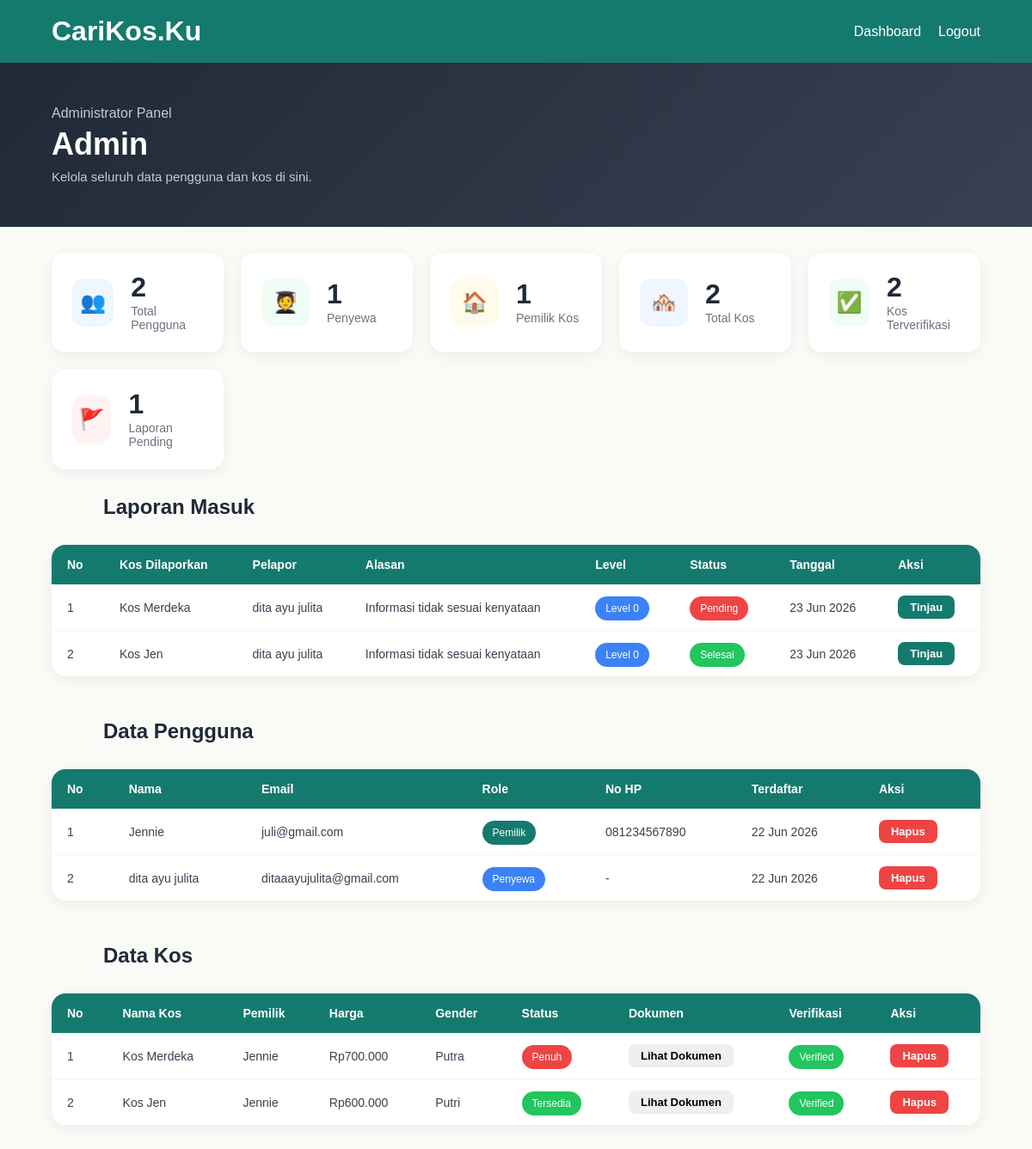
/index_admin.php (signed in), run on the app's committed database.
### tables this page shows
CREATE TABLE `reports` (
  `id` int(11) NOT NULL,
  `reporter_id` int(11) NOT NULL,
  `kos_id` int(11) NOT NULL,
  `alasan` varchar(255) NOT NULL,
  `keterangan` text DEFAULT NULL,
  `status` enum('pending','ditinjau','selesai') DEFAULT 'pending',
  `created_at` datetime DEFAULT current_timestamp(),
  `level_peringatan` int(11) DEFAULT 0,
  `tanggapan_admin` text DEFAULT NULL,
  `tanggapan_pemilik` text DEFAULT NULL,
  `foto_tanggapan` varchar(255) DEFAULT NULL
);

CREATE TABLE `kos` (
  `id` int(11) NOT NULL,
  `user_id` int(11) NOT NULL,
  `nama_kos` varchar(100) NOT NULL,
  `alamat` text NOT NULL,
  `kampus_terdekat` varchar(100) DEFAULT NULL,
  `harga` int(11) NOT NULL,
  `gender` enum('putra','putri','campur') NOT NULL,
  `status` enum('tersedia','hampir_penuh','penuh') DEFAULT 'tersedia',
  `fasilitas` text DEFAULT NULL,
  `jam_malam` varchar(10) DEFAULT NULL,
  `rating` float DEFAULT 0,
  `terverifikasi` tinyint(1) DEFAULT 0,
  `dokumen_kepemilikan` varchar(255) DEFAULT NULL,
  `created_at` timestamp NOT NULL DEFAULT current_timestamp(),
  `lat` decimal(10,8) DEFAULT NULL,
  `lng` decimal(11,8) DEFAULT NULL
);

CREATE TABLE `users` (
  `id` int(11) NOT NULL,
  `nama` varchar(100) NOT NULL,
  `email` varchar(100) NOT NULL,
  `password` varchar(255) NOT NULL,
  `role` enum('penyewa','pemilik','admin') NOT NULL,
  `no_hp` varchar(20) DEFAULT NULL,
  `created_at` timestamp NOT NULL DEFAULT current_timestamp()
);

### index_admin.php (the view, shortened to what this page needs)
<?php
require "koneksi.php";
$nama             = $_SESSION['nama'];
$total_user       = mysqli_fetch_row(mysqli_query($conn, "SELECT COUNT(*) FROM users WHERE role != 'admin'"))[0];
$total_penyewa    = mysqli_fetch_row(mysqli_query($conn, "SELECT COUNT(*) FROM users WHERE role='penyewa'"))[0];
$total_pemilik    = mysqli_fetch_row(mysqli_query($conn, "SELECT COUNT(*) FROM users WHERE role='pemilik'"))[0];
$total_kos        = mysqli_fetch_row(mysqli_query($conn, "SELECT COUNT(*) FROM kos"))[0];
$total_verified   = mysqli_fetch_row(mysqli_query($conn, "SELECT COUNT(*) FROM kos WHERE terverifikasi=1"))[0];
$total_laporan    = mysqli_fetch_row(mysqli_query($conn, "SELECT COUNT(*) FROM reports WHERE status='pending'"))[0];
$query_users   = mysqli_query($conn, "SELECT * FROM users WHERE role != 'admin' ORDER BY created_at DESC");
$query_kos     = mysqli_query($conn, "SELECT k.*, u.nama AS nama_pemilik FROM kos k JOIN users u ON k.user_id=u.id ORDER BY k.created_at DESC");
$query_laporan = mysqli_query($conn, "SELECT r.*, u.nama AS nama_pelapor, k.nama_kos, k.user_id AS pemilik_id FROM reports r JOIN users u ON r.reporter_id=u.id JOIN kos k ON r.kos_id=k.id ORDER BY r.created_at DESC");
?>
<!DOCTYPE html>
<html lang="id">
<head>
    <link rel="stylesheet" href="style.css">
</head>
<body>
<div class="navbar">
    <h1>CariKos.Ku</h1>
    <div class="menu">
        <a href="index_admin.php">Dashboard</a>
        <a href="logout.php">Logout</a>
    </div>
</div>
<div class="dashboard-hero admin-hero">
    <div class="dashboard-welcome">
        <p class="welcome-label">Administrator Panel</p>
        <h2><?= htmlspecialchars($nama) ?></h2>
        <p class="welcome-sub">Kelola seluruh data pengguna dan kos di sini.</p>
    </div>
</div>
<div class="stats-container">
    <div class="stat-card">
        <div class="stat-icon stat-icon-blue">👥</div>
        <div class="stat-info"><div class="stat-number"><?= $total_user ?></div><div class="stat-label">Total Pengguna</div></div>
    </div>
    <div class="stat-card">
        <div class="stat-icon stat-icon-green">🧑‍🎓</div>
        <div class="stat-info"><div class="stat-number"><?= $total_penyewa ?></div><div class="stat-label">Penyewa</div></div>
    </div>
    <div class="stat-card">
        <div class="stat-icon stat-icon-yellow">🏠</div>
        <div class="stat-info"><div class="stat-number"><?= $total_pemilik ?></div><div class="stat-label">Pemilik Kos</div></div>
    </div>
    <div class="stat-card">
        <div class="stat-icon stat-icon-blue">🏘️</div>
        <div class="stat-info"><div class="stat-number"><?= $total_kos ?></div><div class="stat-label">Total Kos</div></div>
    </div>
    <div class="stat-card">
        <div class="stat-icon stat-icon-green">✅</div>
        <div class="stat-info"><div class="stat-number"><?= $total_verified ?></div><div class="stat-label">Kos Terverifikasi</div></div>
    </div>
    <div class="stat-card">
        <div class="stat-icon stat-icon-red">🚩</div>
        <div class="stat-info"><div class="stat-number"><?= $total_laporan ?></div><div class="stat-label">Laporan Pending</div></div>
    </div>
</div>
<div class="admin-section">
    <h2 class="section-title">Laporan Masuk</h2>
    <div class="table-wrapper">
        <table class="admin-table">
            <thead>
                <tr>
                    <th>No</th>
                    <th>Kos Dilaporkan</th>
                    <th>Pelapor</th>
                    <th>Alasan</th>
                    <th>Level</th>
                    <th>Status</th>
                    <th>Tanggal</th>
                    <th>Aksi</th>
                </tr>
            </thead>
            <tbody>
                <?php $no = 1; while($lap = mysqli_fetch_assoc($query_laporan)): ?>
                <tr>
                    <td><?= $no++ ?></td>
                    <td><?= htmlspecialchars($lap['nama_kos']) ?></td>
                    <td><?= htmlspecialchars($lap['nama_pelapor']) ?></td>
                    <td><?= htmlspecialchars($lap['alasan']) ?></td>
                    <td>
                        <span class="badge <?= $lap['level_peringatan'] == 0 ? 'new' : ($lap['level_peringatan'] == 1 ? 'cheap' : ($lap['level_peringatan'] == 2 ? 'popular' : 'full')) ?>">
                            Level <?= $lap['level_peringatan'] ?>
                        </span>
                    </td>
                    <td>
                        <span class="badge <?= $lap['status'] == 'pending' ? 'full' : ($lap['status'] == 'ditinjau' ? 'cheap' : 'verified') ?>">
                            <?= ucfirst($lap['status']) ?>
                        </span>
                    </td>
                    <td><?= date('d M Y', strtotime($lap['created_at'])) ?></td>
                    <td>
                        <a href="laporan_admin.php?id=<?= $lap['id'] ?>">
                            <button class="table-btn table-btn-green">Tinjau</button>
                        </a>
                    </td>
                </tr>
                <?php endwhile; ?>
            </tbody>
        </table>
    </div>
</div>
<div class="admin-section">
    <h2 class="section-title">Data Pengguna</h2>
    <div class="table-wrapper">
        <table class="admin-table">
            <thead>
                <tr><th>No</th><th>Nama</th><th>Email</th><th>Role</th><th>No HP</th><th>Terdaftar</th><th>Aksi</th></tr>
            </thead>
            <tbody>
                <?php $no = 1; while($user = mysqli_fetch_assoc($query_users)): ?>
                <tr>
                    <td><?= $no++ ?></td>
                    <td><?= htmlspecialchars($user['nama']) ?></td>
                    <td><?= htmlspecialchars($user['email']) ?></td>
                    <td><span class="badge <?= $user['role'] == 'penyewa' ? 'new' : 'popular' ?>"><?= ucfirst($user['role']) ?></span></td>
                    <td><?= $user['no_hp'] ?? '-' ?></td>
                    <td><?= date('d M Y', strtotime($user['created_at'])) ?></td>
                    <td>
                        <a href="hapus_user.php?id=<?= $user['id'] ?>" onclick="return confirm('Yakin hapus user ini?')">
                            <button class="table-btn table-btn-red">Hapus</button>
                        </a>
                    </td>
                </tr>
                <?php endwhile; ?>
            </tbody>
        </table>
    </div>
</div>
<div class="admin-section">
    <h2 class="section-title">Data Kos</h2>
    <div class="table-wrapper">
        <table class="admin-table">
            <thead>
                <tr><th>No</th><th>Nama Kos</th><th>Pemilik</th><th>Harga</th><th>Gender</th><th>Status</th><th>Dokumen</th><th>Verifikasi</th><th>Aksi</th></tr>
            </thead>
            <tbody>
                <?php $no = 1; while($kos = mysqli_fetch_assoc($query_kos)): ?>
                <tr>
                    <td><?= $no++ ?></td>
                    <td><?= htmlspecialchars($kos['nama_kos']) ?></td>
                    <td><?= htmlspecialchars($kos['nama_pemilik']) ?></td>
                    <td>Rp<?= number_format($kos['harga'], 0, ',', '.') ?></td>
                    <td><?= ucfirst($kos['gender']) ?></td>
                    <td>
                        <span class="badge <?= $kos['status'] == 'tersedia' ? 'verified' : ($kos['status'] == 'hampir_penuh' ? 'cheap' : 'full') ?>">
                            <?= ucfirst(str_replace('_', ' ', $kos['status'])) ?>
                        </span>
                    </td>
                    <td>
                        <?php if (!empty($kos['dokumen_kepemilikan'])): ?>
                            <a href="uploads/<?= $kos['dokumen_kepemilikan'] ?>" target="_blank">
                                <button class="table-btn">Lihat Dokumen</button>
                            </a>
                        <?php else: ?>
                            -
                        <?php endif; ?>
                    </td>
                    <td>
                        <?php if($kos['terverifikasi'] == 1): ?>
                            <span class="badge verified">Verified</span>
                        <?php else: ?>
                            <a href="verifikasi_kos.php?id=<?= $kos['id'] ?>">
                                <button class="table-btn table-btn-green">Verifikasi</button>
                            </a>
                        <?php endif; ?>
                    </td>
                    <td>
                        <a href="hapus_kos.php?id=<?= $kos['id'] ?>" onclick="return confirm('Yakin hapus kos ini?')">
                            <button class="table-btn table-btn-red">Hapus</button>
                        </a>
                    </td>
                </tr>
                <?php endwhile; ?>
            </tbody>
        </table>
    </div>
</div>
</body>
</html>

### style.css (style rules this page uses)
* { margin: 0; padding: 0; box-sizing: border-box; font-family: 'Poppins', sans-serif; }
body { background: #FAFAF7; }
.navbar { background: #157A6E; padding: 18px 60px; display: flex; justify-content: space-between; align-items: center; position: sticky; top: 0; z-index: 999; }
.navbar h1 { color: white; font-size: 32px; }
.menu { display: flex; gap: 20px; }
.menu a { color: white; text-decoration: none; font-weight: 500; }
.section-title { margin: 0 60px 30px; color: #1F2937; }
.badge { padding: 7px 12px; border-radius: 999px; color: white; font-size: 12px; font-weight: 500; }
.popular { background: #157A6E; }
.verified { background: #22C55E; }
.new { background: #3B82F6; }
.full { background: #EF4444; }
.dashboard-hero { background: linear-gradient(135deg, #157A6E, #1DA896); padding: 50px 60px; display: flex; justify-content: space-between; align-items: center; }
.dashboard-hero.admin-hero { background: linear-gradient(135deg, #1F2937, #374151); }
.dashboard-welcome .welcome-label { color: rgba(255,255,255,0.75); font-size: 16px; margin-bottom: 6px; }
.dashboard-welcome h2 { color: white; font-size: 36px; font-weight: 700; margin-bottom: 8px; }
.dashboard-welcome .welcome-sub { color: rgba(255,255,255,0.75); font-size: 15px; }
.stats-container { display: grid; grid-template-columns: repeat(auto-fit, minmax(200px, 1fr)); gap: 20px; padding: 30px 60px; }
.stat-card { background: white; border-radius: 16px; padding: 24px; display: flex; align-items: center; gap: 20px; box-shadow: 0 4px 15px rgba(0,0,0,0.06); }
.stat-icon { width: 56px; height: 56px; border-radius: 14px; display: flex; justify-content: center; align-items: center; font-size: 24px; }
.stat-icon-blue { background: #EFF6FF; }
.stat-icon-green { background: #F0FDF4; }
.stat-icon-red { background: #FEF2F2; }
.stat-icon-yellow { background: #FFFBEB; }
.stat-number { font-size: 32px; font-weight: 700; color: #1F2937; line-height: 1; margin-bottom: 4px; }
.stat-label { color: #6B7280; font-size: 14px; }
.admin-section { padding: 0 60px 50px; }
.table-wrapper { background: white; border-radius: 16px; overflow-x: auto; box-shadow: 0 4px 15px rgba(0,0,0,0.06); }
.admin-table { width: 100%; border-collapse: collapse; font-size: 14px; }
.admin-table thead { background: #157A6E; color: white; }
.admin-table thead th { padding: 15px 18px; text-align: left; font-weight: 600; white-space: nowrap; }
.admin-table tbody tr { border-bottom: 1px solid #F3F4F6; transition: background 0.2s; }
.admin-table tbody td { padding: 13px 18px; color: #374151; vertical-align: middle; }
.admin-table tbody tr:last-child { border-bottom: none; }
.table-btn { padding: 6px 14px; font-size: 13px; border: none; border-radius: 8px; cursor: pointer; font-weight: 600; font-family: 'Poppins', sans-serif; }
.table-btn-red { background: #EF4444; color: white; }
.table-btn-green { background: #157A6E; color: white; }

### data on the page
reports: kos.nama_kos "Kos Merdeka", users.nama "dita ayu julita", alasan "Informasi tidak sesuai kenyataan", level_peringatan "0", status "Pending", created_at "23 Jun 2026"
reports: kos.nama_kos "Kos Jen", users.nama "dita ayu julita", alasan "Informasi tidak sesuai kenyataan", level_peringatan "0", status "Selesai", created_at "23 Jun 2026"
users: nama "Jennie", email "juli@gmail.com", role "Pemilik", no_hp "081234567890", created_at "22 Jun 2026"
users: nama "dita ayu julita", email "ditaaayujulita@gmail.com", role "Penyewa", no_hp "-", created_at "22 Jun 2026"
kos: nama_kos "Kos Merdeka", user.nama "Jennie", harga "700.000", gender "Putra", status "Penuh", terverifikasi "Verified"
kos: nama_kos "Kos Jen", user.nama "Jennie", harga "600.000", gender "Putri", status "Tersedia", terverifikasi "Verified"

### other printed values
$nama "Admin"
$total_user "2"
$total_penyewa "1"
$total_pemilik "1"
$total_kos "2"
$total_verified "2"
$total_laporan "1"
